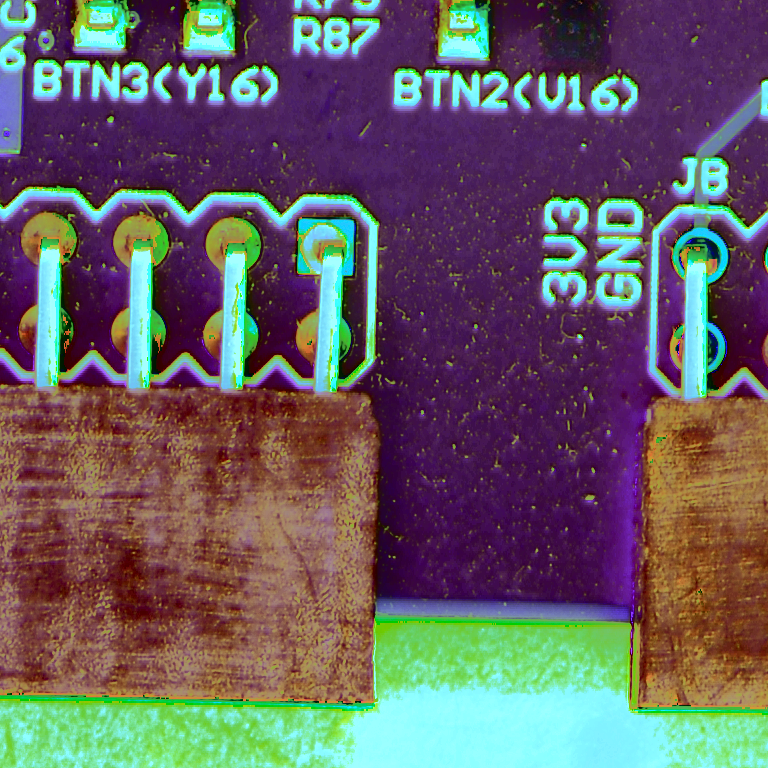
#> input picture assets/simulation/170a2fc1-efe1-493b-8cbd-63957ef0dfdb.png, 768 x 768 px
$ python background_projection.py --input ../../assets/simulation/170a2fc1-efe1-493b-8cbd-63957ef0dfdb.png
#> lines starting #> are read from the running program, lines starting #| are printed output that depends on the picture
from __future__ import print_function
from __future__ import division
import cv2 as cv
import numpy as np
import argparse


def Hist_and_Backproj(val):

    bins = val
    histSize = max(bins, 2)
    ranges = [0, 180]  # hue_range

    hist = cv.calcHist([hue], [0], None, [histSize], ranges, accumulate=False)
    cv.normalize(hist, hist, alpha=0, beta=255, norm_type=cv.NORM_MINMAX)

    backproj = cv.calcBackProject([hue], [0], hist, ranges, scale=1)
    cv.imshow(window_image, backproj)


parser = argparse.ArgumentParser(description="Code for Back Projection tutorial.")
parser.add_argument(
    "--input",
    help="Path to input image.",
    default="/home/egor/Downloads/Image__2024-02-27__10-15-37.bmp",
)
args = parser.parse_args()
src = cv.imread(cv.samples.findFile(args.input))
#> src is the input picture: shape (768, 768, 3); mean B, G, R 99.3, 94.3, 102
src = cv.medianBlur(src, 7)
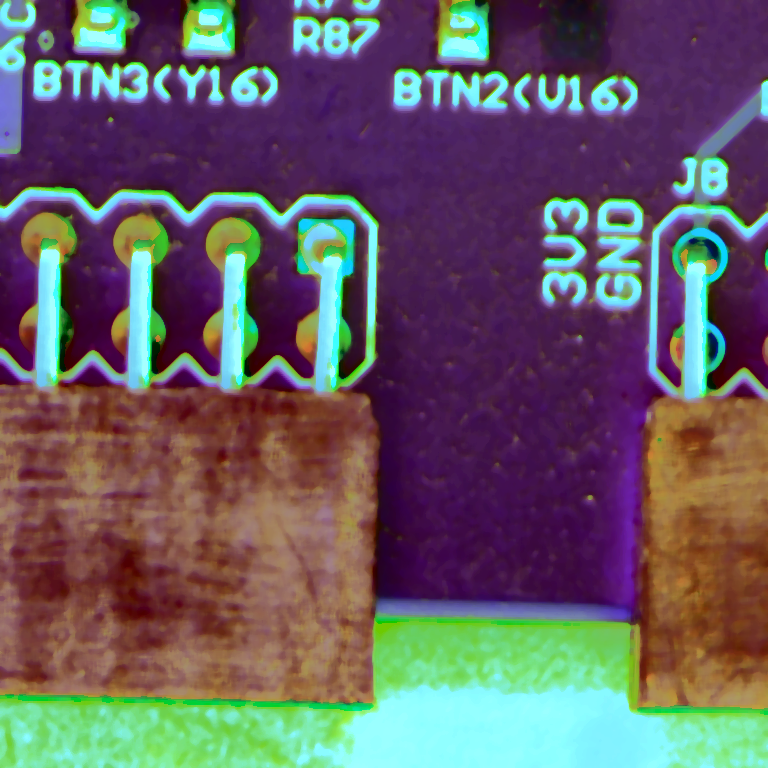
#> src: shape (768, 768, 3); mean B, G, R 99.7, 93.4, 101.6

if src is None:
    print("Could not open or find the image:", args.input)
    exit(0)
hsv = cv.cvtColor(src, cv.COLOR_BGR2HSV)
#> hsv: shape (768, 768, 3); mean H, S, V 94.4, 151.9, 134.4
ch = (0, 0)
hue = np.empty(hsv.shape, hsv.dtype)
cv.mixChannels([hsv], [hue], ch)
window_image = "Source image"
cv.namedWindow(window_image)
bins = 25
cv.createTrackbar("* Hue  bins: ", window_image, bins, 180, Hist_and_Backproj)
Hist_and_Backproj(bins)
#> in Hist_and_Backproj, `cv.imshow(window_image, backproj)`:
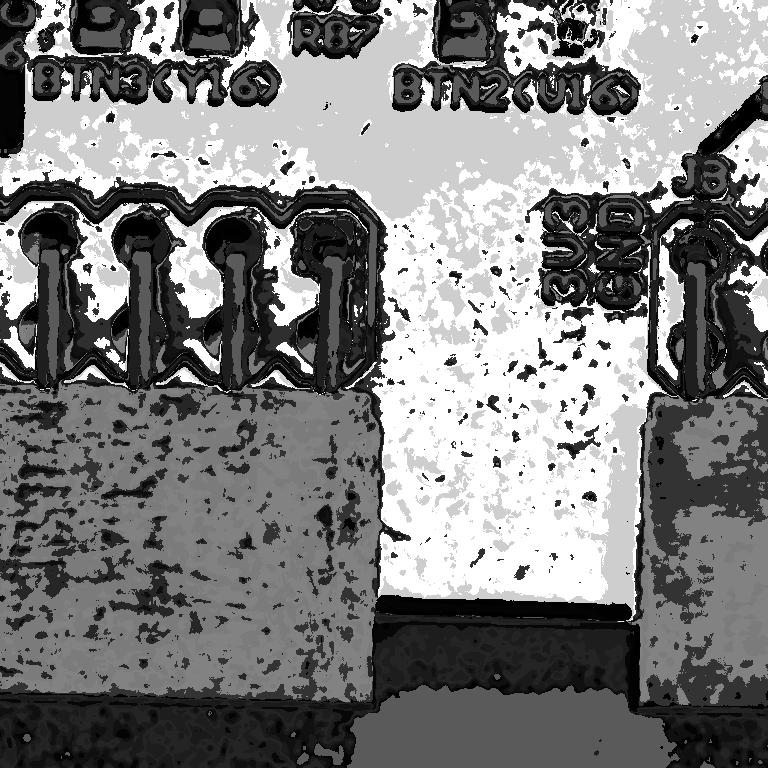
#> window 'Source image': shape (768, 768); min 0, max 255, mean 125.3
cv.waitKey()
